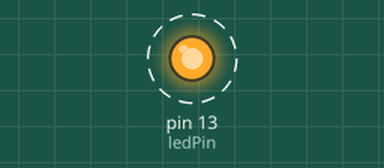
This sketch was run on a simulated Arduino Uno, built with avr-gcc and run on an emulated ATmega328P. Parts: output pins drawn as LEDs (lit = HIGH). Dashed ring = blinking. What the sketch prints to the serial monitor is not drawn.

Above: at 0.3 s.
Timing chart, 0 to 3.0 s (numbered marks = the images above):
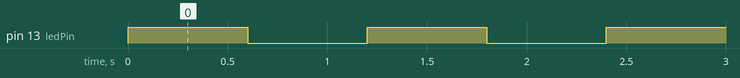

The sketch:

serialReadArduino.ino
```cpp
//Test program to get Serial Working
const int ledPin = 13;
int x = 0;

void setup()
{
  Serial.begin(9600); // USB is always 12 Mbit/sec
  pinMode(ledPin, OUTPUT);
}

void loop()
{
  digitalWrite(ledPin, HIGH);   // set the LED on
  Serial.print("Hello World...");
  Serial.println(x);
  x++;
  delay(600);                  // wait for a second
  digitalWrite(ledPin, LOW);    // set the LED off
  delay(600);                  // wait for a second
}
```

Measured:
- by itself, pin 13 (ledPin): alternates HIGH for 0.60 s and LOW for 0.60 s
